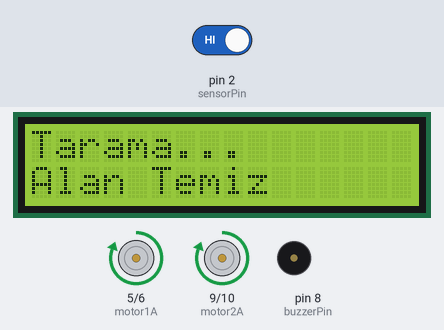
This sketch was run on a simulated Arduino Uno, built with avr-gcc and run on an emulated ATmega328P. On the bench: 16×2 character LCD, motor-driver pin pairs drawn as motors (green arrow = first pin HIGH = forward, orange = second pin HIGH = backward, longer = more drive), buzzer (waves = sounding, pin HIGH). Inputs (shaded band) come from the test bench; at power-on: pin 2 (sensorPin) HIGH.

Above: at 3.2 s.
3.3 s: pin 2 (sensorPin) driven LOW
At 3.9 s:
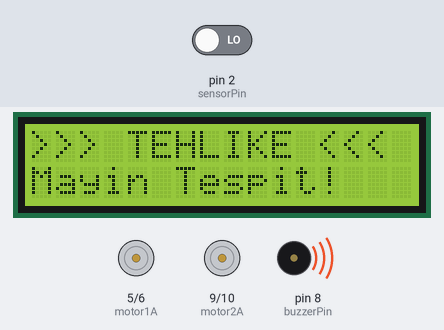
4.9 s: pin 2 (sensorPin) driven HIGH
At 7.1 s:
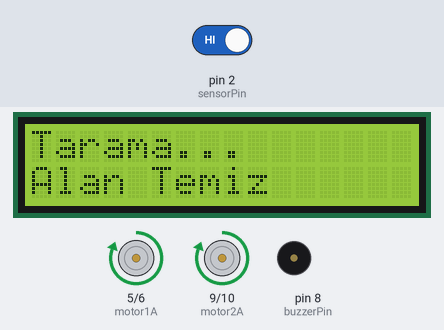
Timing chart, 0 to 8.6 s (numbered marks = the images above; inputs shaded):
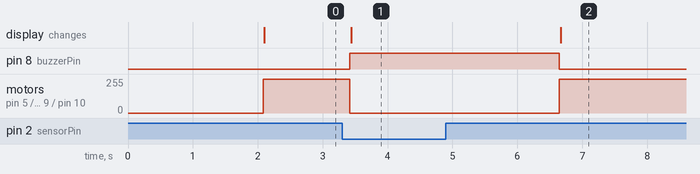

Measured:
- after the input at 3.3 s, pin 8 (buzzerPin): LOW → HIGH after 0.11 s; motor on pin 5 (motor1A) / pin 6 (motor1B), motor on pin 9 (motor2A) / pin 10 (motor2B): forward 255/255 → stopped after 0.11 s; the display: changes after 0.14 s (image 1)
- after the input at 4.9 s, pin 8 (buzzerPin): HIGH → LOW after 1.7 s; motor on pin 5 (motor1A) / pin 6 (motor1B), motor on pin 9 (motor2A) / pin 10 (motor2B): stopped → forward 255/255 after 1.7 s; the display: changes after 1.8 s (image 2)

The sketch:

mayin_tarama_arac_kod.ino
```cpp
#include <Wire.h>
#include <LiquidCrystal_I2C.h>

// LCD adres ve boyutu (adres genelde 0x27 olur)
LiquidCrystal_I2C lcd(0x27, 16, 2);

// Pin tanımları
const int sensorPin = 2;
const int buzzerPin = 8;
const int motor1A = 5;
const int motor1B = 6;
const int motor2A = 9;
const int motor2B = 10;

void setup() {
  pinMode(sensorPin, INPUT);
  pinMode(buzzerPin, OUTPUT);

  pinMode(motor1A, OUTPUT);
  pinMode(motor1B, OUTPUT);
  pinMode(motor2A, OUTPUT);
  pinMode(motor2B, OUTPUT);

  lcd.begin();
  lcd.backlight();
  lcd.setCursor(0, 0);
  lcd.print("Sistem Basladi");
  delay(2000);
  lcd.clear();
}

void loop() {
  int sensorState = digitalRead(sensorPin);

  if (sensorState == LOW) { // Metal (mayın) algılandı
    stopMotors();
    digitalWrite(buzzerPin, HIGH);

    lcd.clear();
    lcd.setCursor(0, 0);
    lcd.print(">>> TEHLIKE <<<");
    lcd.setCursor(0, 1);
    lcd.print("Mayin Tespit!");
    delay(3000);
  } else {
    moveForward();
    digitalWrite(buzzerPin, LOW);

    lcd.clear();
    lcd.setCursor(0, 0);
    lcd.print("Tarama...");
    lcd.setCursor(0, 1);
    lcd.print("Alan Temiz");
  }

  delay(200);
}

void moveForward() {
  digitalWrite(motor1A, HIGH);
  digitalWrite(motor1B, LOW);
  digitalWrite(motor2A, HIGH);
  digitalWrite(motor2B, LOW);
}

void stopMotors() {
  digitalWrite(motor1A, LOW);
  digitalWrite(motor1B, LOW);
  digitalWrite(motor2A, LOW);
  digitalWrite(motor2B, LOW);
}
```
